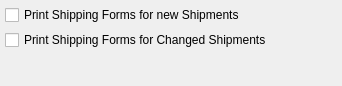
<?xml version="1.0" encoding="UTF-8"?>
<ui version="4.0">
 <comment>This file is part of the xTuple ERP: PostBooks Edition, a free and
open source Enterprise Resource Planning software suite,
Copyright (c) 1999-2019 by OpenMFG LLC, d/b/a xTuple.
It is licensed to you under the Common Public Attribution License
version 1.0, the full text of which (including xTuple-specific Exhibits)
is available at www.xtuple.com/CPAL.  By using this software, you agree
to be bound by its terms.</comment>
 <class>printShippingForms</class>
 <widget class="QWidget" name="printShippingForms">
  <property name="geometry">
   <rect>
    <x>0</x>
    <y>0</y>
    <width>342</width>
    <height>86</height>
   </rect>
  </property>
  <property name="windowTitle">
   <string>Print Shipping Forms</string>
  </property>
  <layout class="QVBoxLayout" name="verticalLayout">
   <item>
    <layout class="QHBoxLayout">
     <item>
      <widget class="XCheckBox" name="_printNew">
       <property name="text">
        <string>Print Shipping Forms for new Shipments</string>
       </property>
      </widget>
     </item>
     <item>
      <spacer>
       <property name="orientation">
        <enum>Qt::Horizontal</enum>
       </property>
       <property name="sizeType">
        <enum>QSizePolicy::Expanding</enum>
       </property>
       <property name="sizeHint" stdset="0">
        <size>
         <width>46</width>
         <height>10</height>
        </size>
       </property>
      </spacer>
     </item>
    </layout>
   </item>
   <item>
    <layout class="QHBoxLayout">
     <item>
      <widget class="XCheckBox" name="_printDirty">
       <property name="text">
        <string>Print Shipping Forms for Changed Shipments</string>
       </property>
      </widget>
     </item>
     <item>
      <spacer>
       <property name="orientation">
        <enum>Qt::Horizontal</enum>
       </property>
       <property name="sizeType">
        <enum>QSizePolicy::Expanding</enum>
       </property>
       <property name="sizeHint" stdset="0">
        <size>
         <width>41</width>
         <height>10</height>
        </size>
       </property>
      </spacer>
     </item>
    </layout>
   </item>
   <item>
    <spacer name="verticalSpacer">
     <property name="orientation">
      <enum>Qt::Vertical</enum>
     </property>
     <property name="sizeHint" stdset="0">
      <size>
       <width>20</width>
       <height>0</height>
      </size>
     </property>
    </spacer>
   </item>
  </layout>
 </widget>
 <layoutdefault spacing="5" margin="5"/>
 <customwidgets>
  <customwidget>
   <class>XCheckBox</class>
   <extends>QCheckBox</extends>
   <header>xcheckbox.h</header>
  </customwidget>
 </customwidgets>
 <tabstops>
  <tabstop>_printNew</tabstop>
  <tabstop>_printDirty</tabstop>
 </tabstops>
 <resources/>
 <connections/>
</ui>
